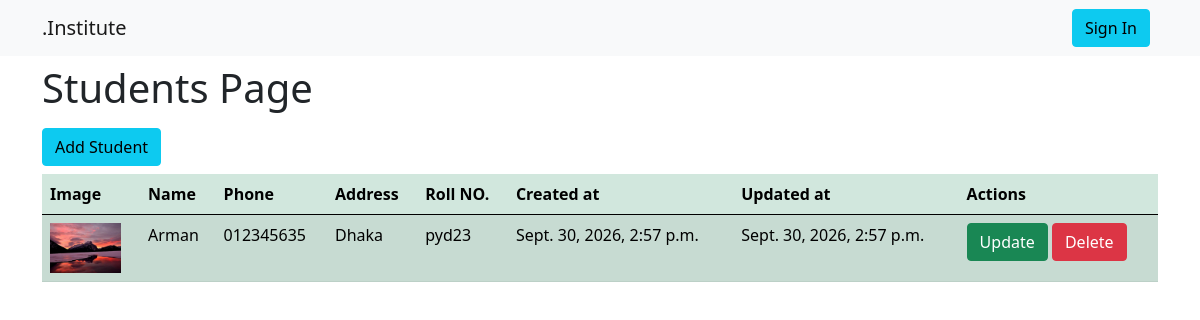
Page /studentPage/ on the earlier database version.
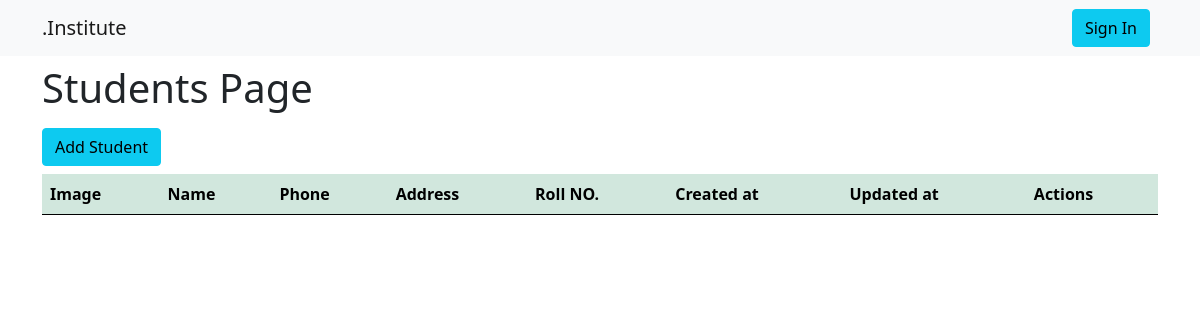
Same page on the later database version.
### Student/models.py (models this page shows, shortened)
class StudentModel(BaseInfo):
    user = models.OneToOneField(
        UserModel,
        on_delete=models.CASCADE,
        related_name='student',
        null=True
    )
    image = models.ImageField(upload_to='./media/StudentsImages/',null=True)
    roll_no = models.CharField(max_length=10,null=True)

### auth_user/models.py (models this page shows)
class BaseInfo(models.Model):
    name = models.CharField(max_length=100,null=True)
    address = models.CharField(max_length=250,null=True)
    phone = models.CharField(max_length=15,null=True)
    created_at = models.DateTimeField(auto_now_add=True,null=True)
    updated_at = models.DateTimeField(auto_now=True,null=True)

### Student/views.py (the view)
# urls.py: path('studentPage/',studentPage,name='studentPage'),
def studentPage(request):
    student_datas = StudentModel.objects.all()
    context = {
        'student_datas' : student_datas
    }
    return render(request,'student/student.html',context)

### templates/student/student.html (shortened to what this page needs)
{% extends 'master/base.html' %}
{% block content %}
  <h1>Students Page</h1>
  <a href="{% url 'addStudentPage' %}" class="btn btn-info my-2">Add Student</a>
  <table class="table table-success table-striped">
    <thead>
      <tr>
        <th>Image</th>
        <th>Name</th>
        <th>Phone</th>
        <th>Address</th>
        <th>Roll NO.</th>
        <th>Created at</th>
        <th>Updated at</th>
        <th>Actions</th>
      </tr>
    </thead>
    <tbody>
      {% for data in student_datas %}
        <tr>
          <td>
            {% if data.image %}
              <img src="{{ data.image.url }}" alt="" height="50px"/>
            {% else %}
              <p class="text-danger">No Image Found!</p>
            {% endif %}
          </td>
          <td>{{ data.name }}</td>
          <td>{{ data.phone }}</td>
          <td>{{ data.address }}</td>
          <td>{{ data.roll_no }}</td>
          <td>{{ data.created_at }}</td>
          <td>{{ data.updated_at }}</td>
          <td>
            <a href="" class="btn btn-success">Update</a>
            <a href="" class="btn btn-danger">Delete</a>
          </td>
        </tr>
      {% endfor %}
    </tbody>
  </table>
{% endblock %}

Differences in the rows shown:
removed StudentModel: image (picture), name "Arman", phone "012345635", address "Dhaka", roll_no "pyd23", created_at "Sept. 30, 2026, 2:57 p.m.", updated_at "Sept. 30, 2026, 2:57 p.m."
